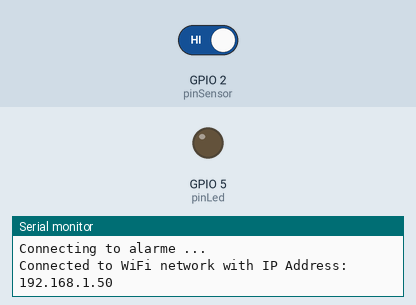
Recording of a sketch running on a simulated ESP8266 (NodeMCU). Parts: output pins drawn as LEDs (lit = HIGH), the last lines printed to the serial monitor. Inputs (shaded band) come from the test bench; at power-on: GPIO 2 (pinSensor) HIGH. WiFi joins after 1.5 s; servers stay silent unless stated; uploads are accepted with an empty reply.

Above: at 2.7 s.
2.8 s: GPIO 2 (pinSensor) driven LOW
At 4.2 s:
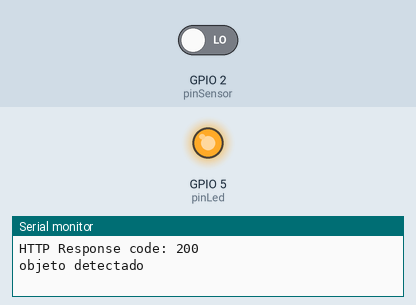
4.5 s: GPIO 2 (pinSensor) driven HIGH
At 6.5 s:
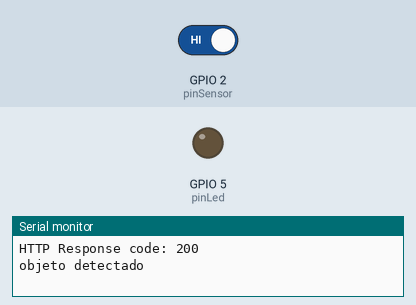
Timing chart, 0 to 8.0 s (numbered marks = the images above; inputs shaded):
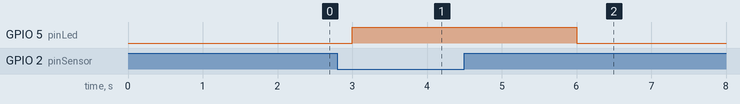

Measured:
- after the input at 2.8 s, GPIO 5 (pinLed): LOW → HIGH after 0.20 s
- after the input at 4.5 s, GPIO 5 (pinLed): HIGH → LOW after 1.5 s

The sketch:

sensorinfra.ino
```cpp
#include <Arduino.h>
#include <ESP8266WiFi.h>
#include <ESP8266HTTPClient.h>
#include <ESP8266WiFiMulti.h>
#include <WiFiClientSecureBearSSL.h>
#define pinSensor 2
#define pinLed 5

ESP8266WiFiMulti WiFiMulti;

const char* ssid = "alarme";
const char* password = "ovofrito123";

//Your Domain name with URL path or IP address with path
const char* serverName = "https://reprisebackend-production.up.railway.app/api/tutorials";
unsigned long espera;
int estado = 0;
 void setup() {
  pinMode(pinSensor,INPUT);
  pinMode(pinLed,OUTPUT);
  Serial.begin(115200);
  WiFi.mode(WIFI_STA);
  WiFiMulti.addAP(ssid, password);
  Serial.print("Connecting to ");
  Serial.print(ssid); Serial.println(" ...");
  while(WiFiMulti.run() != WL_CONNECTED) {
    delay(1000);
    Serial.print(".");
  }
  Serial.println("");
  Serial.print("Connected to WiFi network with IP Address: ");
  Serial.println(WiFi.localIP());
}

void loop() {
  std::unique_ptr<BearSSL::WiFiClientSecure> client(new BearSSL::WiFiClientSecure);
  client->setInsecure();
  HTTPClient https;
 int sensor;
 sensor = digitalRead(pinSensor);

  if (sensor == LOW)
 {

      https.begin(*client,serverName);
      https.addHeader("Content-Type", "application/json");
      int httpResponseCode = https.POST("{\"title\":\"ALARME ATIVADO\",\"description\":\"MOVIMENTO DETECTADO\"}");
      String payload = https.getString();
      Serial.print("HTTP Response code: ");
      Serial.println(httpResponseCode);
      Serial.println(payload);
      https.end();
   Serial.println("objeto detectado");
   digitalWrite(pinLed,HIGH);
   delay(3000);
   estado = 1;
  }
   else  if(sensor == HIGH)
 {

    digitalWrite(pinLed,LOW);
    estado = 2 ;
 }

}
```
